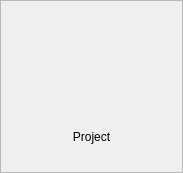
<?xml version="1.0" encoding="UTF-8"?>
<ui version="4.0">
 <class>entity_type_frame</class>
 <widget class="QFrame" name="entity_type_frame">
  <property name="geometry">
   <rect>
    <x>0</x>
    <y>0</y>
    <width>183</width>
    <height>173</height>
   </rect>
  </property>
  <property name="windowTitle">
   <string>Frame</string>
  </property>
  <property name="frameShape">
   <enum>QFrame::StyledPanel</enum>
  </property>
  <property name="frameShadow">
   <enum>QFrame::Raised</enum>
  </property>
  <layout class="QVBoxLayout" name="verticalLayout" stretch="2,1">
   <item>
    <widget class="QLabel" name="icon_label">
     <property name="text">
      <string/>
     </property>
     <property name="alignment">
      <set>Qt::AlignCenter</set>
     </property>
    </widget>
   </item>
   <item>
    <widget class="QLabel" name="title_label">
     <property name="text">
      <string>Project</string>
     </property>
     <property name="alignment">
      <set>Qt::AlignCenter</set>
     </property>
    </widget>
   </item>
  </layout>
 </widget>
 <resources/>
 <connections/>
</ui>
